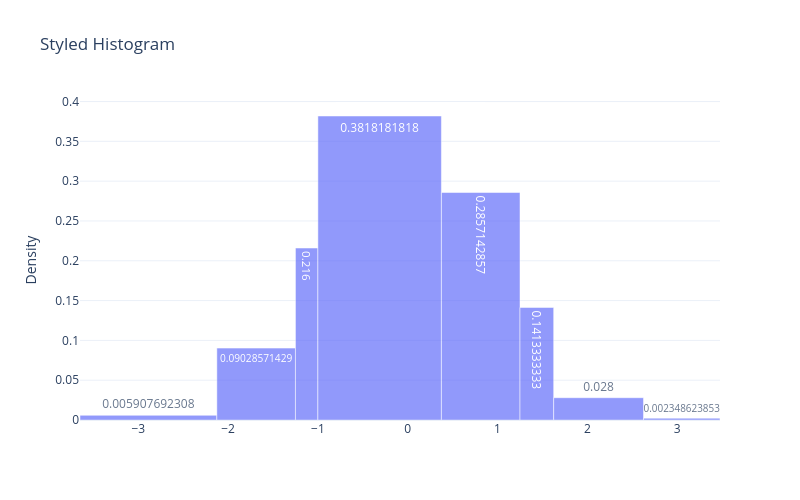

This figure's notebook cell:
### Markdown cell above
## Example 5: Custom Styling

Customize the appearance with templates, opacity, and text labels.

### Code cell
fig = histogram(
    x=data,
    opacity=0.7,
    text_auto=True,
    template="plotly_white",
    title="Styled Histogram",
    width=800,
    height=500,
)
fig.show()

### Figure 1 — Plotly figure (JSON) as saved in the notebook; plotly's stock layout.template omitted (floating-point values rounded to 4 significant figures)
{"data": [{"customdata": [[-3.648, -2.125], [-2.125, -1.25], [-1.25, -1], [-1, 0.375], [0.375, 1.25], [1.25, 1.625], [1.625, 2.625], [2.625, 3.477]], "hovertemplate": "Bin: [%{customdata[0]:.4g}, %{customdata[1]:.4g})<br>Density: %{y}<br><extra></extra>", "opacity": 0.7, "text": ["0.005907692308", "0.09028571429", "0.216", "0.3818181818", "0.2857142857", "0.1413333333", "0.028", "0.002348623853"], "textposition": "auto", "type": "bar", "width": [1.523, 0.875, 0.25, 1.375, 0.875, 0.375, 1, 0.8516], "x": [-2.887, -1.688, -1.125, -0.3125, 0.8125, 1.438, 2.125, 3.051], "y": [0.005908, 0.09029, 0.216, 0.3818, 0.2857, 0.1413, 0.028, 0.002349]}], "layout": {"bargap": 0, "bargroupgap": 0, "height": 500, "title": {"text": "Styled Histogram"}, "width": 800, "xaxis": {"title": {}}, "yaxis": {"title": {"text": "Density"}}}}
